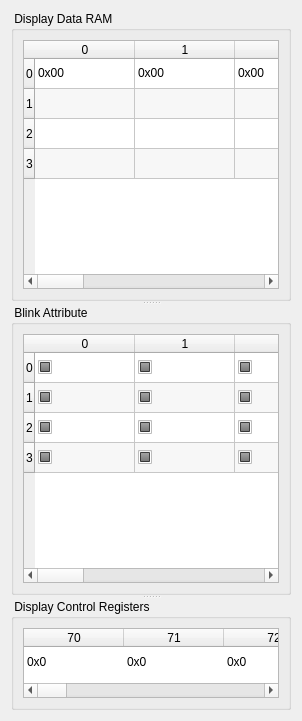
        <widget class="QWidget" name="displayTab">
         <attribute name="title">
          <string>Display</string>
         </attribute>
         <layout class="QGridLayout" name="gridLayout_3">
          <item row="0" column="0">
           <widget class="QSplitter" name="displaySplitter">
            <property name="orientation">
             <enum>Qt::Vertical</enum>
            </property>
            <widget class="QGroupBox" name="groupBox_4">
             <property name="sizePolicy">
              <sizepolicy hsizetype="Preferred" vsizetype="Expanding">
               <horstretch>0</horstretch>
               <verstretch>8</verstretch>
              </sizepolicy>
             </property>
             <property name="title">
              <string> Display Data RAM </string>
             </property>
             <layout class="QVBoxLayout" name="verticalLayout">
              <item>
               <widget class="QTableWidget" name="dispDataTable">
                <property name="alternatingRowColors">
                 <bool>true</bool>
                </property>
                <property name="selectionMode">
                 <enum>QAbstractItemView::NoSelection</enum>
                </property>
                <attribute name="horizontalHeaderMinimumSectionSize">
                 <number>0</number>
                </attribute>
                <attribute name="verticalHeaderMinimumSectionSize">
                 <number>0</number>
                </attribute>
                <row>
                 <property name="text">
                  <string>0</string>
                 </property>
                </row>
                <row>
                 <property name="text">
                  <string>1</string>
                 </property>
                </row>
                <row>
                 <property name="text">
                  <string>2</string>
                 </property>
                </row>
                <row>
                 <property name="text">
                  <string>3</string>
                 </property>
                </row>
                <column>
                 <property name="text">
                  <string>0</string>
                 </property>
                </column>
                <column>
                 <property name="text">
                  <string>1</string>
                 </property>
                </column>
                <column>
                 <property name="text">
                  <string>2</string>
                 </property>
                </column>
                <column>
                 <property name="text">
                  <string>3</string>
                 </property>
                </column>
                <column>
                 <property name="text">
                  <string>4</string>
                 </property>
                </column>
                <column>
                 <property name="text">
                  <string>5</string>
                 </property>
                </column>
                <column>
                 <property name="text">
                  <string>6</string>
                 </property>
                </column>
                <column>
                 <property name="text">
                  <string>7</string>
                 </property>
                </column>
                <column>
                 <property name="text">
                  <string>8</string>
                 </property>
                </column>
                <column>
                 <property name="text">
                  <string>9</string>
                 </property>
                </column>
                <item row="0" column="0">
                 <property name="text">
                  <string>0x00</string>
                 </property>
                </item>
                <item row="0" column="1">
                 <property name="text">
                  <string>0x00</string>
                 </property>
                </item>
                <item row="0" column="2">
                 <property name="text">
                  <string>0x00</string>
                 </property>
                </item>
                <item row="0" column="3">
                 <property name="text">
                  <string>0x00</string>
                 </property>
                </item>
                <item row="0" column="4">
                 <property name="text">
                  <string>0x00</string>
                 </property>
                </item>
                <item row="0" column="5">
                 <property name="text">
                  <string>0x00</string>
                 </property>
                </item>
                <item row="0" column="6">
                 <property name="text">
                  <string>0x00</string>
                 </property>
                </item>
                <item row="0" column="7">
                 <property name="text">
                  <string>0x00</string>
                 </property>
                </item>
                <item row="0" column="8">
                 <property name="text">
                  <string>0x00</string>
                 </property>
                </item>
                <item row="0" column="9">
                 <property name="text">
                  <string>0x00</string>
                 </property>
                </item>
                <item row="1" column="0">
                 <property name="text">
                  <string/>
                 </property>
                </item>
                <item row="1" column="1">
                 <property name="text">
                  <string/>
                 </property>
                </item>
                <item row="1" column="2">
                 <property name="text">
                  <string/>
                 </property>
                </item>
                <item row="1" column="3">
                 <property name="text">
                  <string/>
                 </property>
                </item>
                <item row="1" column="4">
                 <property name="text">
                  <string/>
                 </property>
                </item>
                <item row="1" column="5">
                 <property name="text">
                  <string/>
                 </property>
                </item>
                <item row="1" column="6">
                 <property name="text">
                  <string/>
                 </property>
                </item>
                <item row="1" column="7">
                 <property name="text">
                  <string/>
                 </property>
                </item>
                <item row="1" column="8">
                 <property name="text">
                  <string/>
                 </property>
                </item>
                <item row="1" column="9">
                 <property name="text">
                  <string/>
                 </property>
                </item>
                <item row="2" column="0">
                 <property name="text">
                  <string/>
                 </property>
                </item>
                <item row="2" column="1">
                 <property name="text">
                  <string/>
                 </property>
                </item>
                <item row="2" column="2">
                 <property name="text">
                  <string/>
                 </property>
                </item>
                <item row="2" column="3">
                 <property name="text">
                  <string/>
                 </property>
                </item>
                <item row="2" column="4">
                 <property name="text">
                  <string/>
                 </property>
                </item>
                <item row="2" column="5">
                 <property name="text">
                  <string/>
                 </property>
                </item>
                <item row="2" column="6">
                 <property name="text">
                  <string/>
                 </property>
                </item>
                <item row="2" column="7">
                 <property name="text">
                  <string/>
                 </property>
                </item>
                <item row="2" column="8">
                 <property name="text">
                  <string/>
                 </property>
                </item>
                <item row="2" column="9">
                 <property name="text">
                  <string/>
                 </property>
                </item>
                <item row="3" column="0">
                 <property name="text">
                  <string/>
                 </property>
                </item>
                <item row="3" column="1">
                 <property name="text">
                  <string/>
                 </property>
                </item>
                <item row="3" column="2">
                 <property name="text">
                  <string/>
                 </property>
                </item>
                <item row="3" column="3">
                 <property name="text">
                  <string/>
                 </property>
                </item>
                <item row="3" column="4">
                 <property name="text">
                  <string/>
                 </property>
                </item>
                <item row="3" column="5">
                 <property name="text">
                  <string/>
                 </property>
                </item>
                <item row="3" column="6">
                 <property name="text">
                  <string/>
                 </property>
                </item>
                <item row="3" column="7">
                 <property name="text">
                  <string/>
                 </property>
                </item>
                <item row="3" column="8">
                 <property name="text">
                  <string/>
                 </property>
                </item>
                <item row="3" column="9">
                 <property name="text">
                  <string/>
                 </property>
                </item>
               </widget>
              </item>
             </layout>
            </widget>
            <widget class="QGroupBox" name="groupBox_5">
             <property name="sizePolicy">
              <sizepolicy hsizetype="Preferred" vsizetype="Expanding">
               <horstretch>0</horstretch>
               <verstretch>8</verstretch>
              </sizepolicy>
             </property>
             <property name="title">
              <string> Blink Attribute </string>
             </property>
             <layout class="QVBoxLayout" name="verticalLayout_2">
              <item>
               <widget class="QTableWidget" name="dispBlinkTable">
                <property name="focusPolicy">
                 <enum>Qt::NoFocus</enum>
                </property>
                <property name="editTriggers">
                 <set>QAbstractItemView::NoEditTriggers</set>
                </property>
                <property name="alternatingRowColors">
                 <bool>true</bool>
                </property>
                <property name="selectionMode">
                 <enum>QAbstractItemView::NoSelection</enum>
                </property>
                <attribute name="horizontalHeaderMinimumSectionSize">
                 <number>0</number>
                </attribute>
                <attribute name="horizontalHeaderStretchLastSection">
                 <bool>false</bool>
                </attribute>
                <row>
                 <property name="text">
                  <string>0</string>
                 </property>
                </row>
                <row>
                 <property name="text">
                  <string>1</string>
                 </property>
                </row>
                <row>
                 <property name="text">
                  <string>2</string>
                 </property>
                </row>
                <row>
                 <property name="text">
                  <string>3</string>
                 </property>
                </row>
                <column>
                 <property name="text">
                  <string>0</string>
                 </property>
                </column>
                <column>
                 <property name="text">
                  <string>1</string>
                 </property>
                </column>
                <column>
                 <property name="text">
                  <string>2</string>
                 </property>
                </column>
                <column>
                 <property name="text">
                  <string>3</string>
                 </property>
                </column>
                <column>
                 <property name="text">
                  <string>4</string>
                 </property>
                </column>
                <column>
                 <property name="text">
                  <string>5</string>
                 </property>
                </column>
                <column>
                 <property name="text">
                  <string>6</string>
                 </property>
                </column>
                <column>
                 <property name="text">
                  <string>7</string>
                 </property>
                </column>
                <column>
                 <property name="text">
                  <string>8</string>
                 </property>
                </column>
                <column>
                 <property name="text">
                  <string>9</string>
                 </property>
                </column>
                <item row="0" column="0">
                 <property name="text">
                  <string/>
                 </property>
                 <property name="checkState">
                  <enum>PartiallyChecked</enum>
                 </property>
                </item>
                <item row="0" column="1">
                 <property name="text">
                  <string/>
                 </property>
                 <property name="checkState">
                  <enum>PartiallyChecked</enum>
                 </property>
                </item>
                <item row="0" column="2">
                 <property name="text">
                  <string/>
                 </property>
                 <property name="checkState">
                  <enum>PartiallyChecked</enum>
                 </property>
                </item>
                <item row="0" column="3">
                 <property name="text">
                  <string/>
                 </property>
                 <property name="checkState">
                  <enum>PartiallyChecked</enum>
                 </property>
                </item>
                <item row="0" column="4">
                 <property name="text">
                  <string/>
                 </property>
                 <property name="checkState">
                  <enum>PartiallyChecked</enum>
                 </property>
                </item>
                <item row="0" column="5">
                 <property name="text">
                  <string/>
                 </property>
                 <property name="checkState">
                  <enum>PartiallyChecked</enum>
                 </property>
                </item>
                <item row="0" column="6">
                 <property name="text">
                  <string/>
                 </property>
                 <property name="checkState">
                  <enum>PartiallyChecked</enum>
                 </property>
                </item>
                <item row="0" column="7">
                 <property name="text">
                  <string/>
                 </property>
                 <property name="checkState">
                  <enum>PartiallyChecked</enum>
                 </property>
                </item>
                <item row="0" column="8">
                 <property name="text">
                  <string/>
                 </property>
                 <property name="checkState">
                  <enum>PartiallyChecked</enum>
                 </property>
                </item>
                <item row="0" column="9">
                 <property name="text">
                  <string/>
                 </property>
                 <property name="checkState">
                  <enum>PartiallyChecked</enum>
                 </property>
                </item>
                <item row="1" column="0">
                 <property name="text">
                  <string/>
                 </property>
                 <property name="checkState">
                  <enum>PartiallyChecked</enum>
                 </property>
                </item>
                <item row="1" column="1">
                 <property name="text">
                  <string/>
                 </property>
                 <property name="checkState">
                  <enum>PartiallyChecked</enum>
                 </property>
                </item>
                <item row="1" column="2">
                 <property name="text">
                  <string/>
                 </property>
                 <property name="checkState">
                  <enum>PartiallyChecked</enum>
                 </property>
                </item>
                <item row="1" column="3">
                 <property name="text">
                  <string/>
                 </property>
                 <property name="checkState">
                  <enum>PartiallyChecked</enum>
                 </property>
                </item>
                <item row="1" column="4">
                 <property name="text">
                  <string/>
                 </property>
                 <property name="checkState">
                  <enum>PartiallyChecked</enum>
                 </property>
                </item>
                <item row="1" column="5">
                 <property name="text">
                  <string/>
                 </property>
                 <property name="checkState">
                  <enum>PartiallyChecked</enum>
                 </property>
                </item>
                <item row="1" column="6">
                 <property name="text">
                  <string/>
                 </property>
                 <property name="checkState">
                  <enum>PartiallyChecked</enum>
                 </property>
                </item>
                <item row="1" column="7">
                 <property name="text">
                  <string/>
                 </property>
                 <property name="checkState">
                  <enum>PartiallyChecked</enum>
                 </property>
                </item>
                <item row="1" column="8">
                 <property name="text">
                  <string/>
                 </property>
                 <property name="checkState">
                  <enum>PartiallyChecked</enum>
                 </property>
                </item>
                <item row="1" column="9">
                 <property name="text">
                  <string/>
                 </property>
                 <property name="checkState">
                  <enum>PartiallyChecked</enum>
                 </property>
                </item>
                <item row="2" column="0">
                 <property name="text">
                  <string/>
                 </property>
                 <property name="checkState">
                  <enum>PartiallyChecked</enum>
                 </property>
                </item>
                <item row="2" column="1">
                 <property name="text">
                  <string/>
                 </property>
                 <property name="checkState">
                  <enum>PartiallyChecked</enum>
                 </property>
                </item>
                <item row="2" column="2">
                 <property name="text">
                  <string/>
                 </property>
                 <property name="checkState">
                  <enum>PartiallyChecked</enum>
                 </property>
                </item>
                <item row="2" column="3">
                 <property name="text">
                  <string/>
                 </property>
                 <property name="checkState">
                  <enum>PartiallyChecked</enum>
                 </property>
                </item>
                <item row="2" column="4">
                 <property name="text">
                  <string/>
                 </property>
                 <property name="checkState">
                  <enum>PartiallyChecked</enum>
                 </property>
                </item>
                <item row="2" column="5">
                 <property name="text">
                  <string/>
                 </property>
                 <property name="checkState">
                  <enum>PartiallyChecked</enum>
                 </property>
                </item>
                <item row="2" column="6">
                 <property name="text">
                  <string/>
                 </property>
                 <property name="checkState">
                  <enum>PartiallyChecked</enum>
                 </property>
                </item>
                <item row="2" column="7">
                 <property name="text">
                  <string/>
                 </property>
                 <property name="checkState">
                  <enum>PartiallyChecked</enum>
                 </property>
                </item>
                <item row="2" column="8">
                 <property name="text">
                  <string/>
                 </property>
                 <property name="checkState">
                  <enum>PartiallyChecked</enum>
                 </property>
                </item>
                <item row="2" column="9">
                 <property name="text">
                  <string/>
                 </property>
                 <property name="checkState">
                  <enum>PartiallyChecked</enum>
                 </property>
                </item>
                <item row="3" column="0">
                 <property name="text">
                  <string/>
                 </property>
                 <property name="checkState">
                  <enum>PartiallyChecked</enum>
                 </property>
                </item>
                <item row="3" column="1">
                 <property name="text">
                  <string/>
                 </property>
                 <property name="checkState">
                  <enum>PartiallyChecked</enum>
                 </property>
                </item>
                <item row="3" column="2">
                 <property name="text">
                  <string/>
                 </property>
                 <property name="checkState">
                  <enum>PartiallyChecked</enum>
                 </property>
                </item>
                <item row="3" column="3">
                 <property name="text">
                  <string/>
                 </property>
                 <property name="checkState">
                  <enum>PartiallyChecked</enum>
                 </property>
                </item>
                <item row="3" column="4">
                 <property name="text">
                  <string/>
                 </property>
                 <property name="checkState">
                  <enum>PartiallyChecked</enum>
                 </property>
                </item>
                <item row="3" column="5">
                 <property name="text">
                  <string/>
                 </property>
                 <property name="checkState">
                  <enum>PartiallyChecked</enum>
                 </property>
                </item>
                <item row="3" column="6">
                 <property name="text">
                  <string/>
                 </property>
                 <property name="checkState">
                  <enum>PartiallyChecked</enum>
                 </property>
                </item>
                <item row="3" column="7">
                 <property name="text">
                  <string/>
                 </property>
                 <property name="checkState">
                  <enum>PartiallyChecked</enum>
                 </property>
                </item>
                <item row="3" column="8">
                 <property name="text">
                  <string/>
                 </property>
                 <property name="checkState">
                  <enum>PartiallyChecked</enum>
                 </property>
                </item>
                <item row="3" column="9">
                 <property name="text">
                  <string/>
                 </property>
                 <property name="checkState">
                  <enum>PartiallyChecked</enum>
                 </property>
                </item>
               </widget>
              </item>
             </layout>
            </widget>
            <widget class="QGroupBox" name="groupBox_6">
             <property name="sizePolicy">
              <sizepolicy hsizetype="Preferred" vsizetype="Expanding">
               <horstretch>0</horstretch>
               <verstretch>1</verstretch>
              </sizepolicy>
             </property>
             <property name="title">
              <string> Display Control Registers </string>
             </property>
             <layout class="QVBoxLayout" name="verticalLayout_5">
              <item>
               <widget class="QTableWidget" name="dispCtrlTable">
                <property name="alternatingRowColors">
                 <bool>true</bool>
                </property>
                <property name="selectionMode">
                 <enum>QAbstractItemView::NoSelection</enum>
                </property>
                <property name="showGrid">
                 <bool>false</bool>
                </property>
                <attribute name="horizontalHeaderMinimumSectionSize">
                 <number>0</number>
                </attribute>
                <attribute name="horizontalHeaderStretchLastSection">
                 <bool>false</bool>
                </attribute>
                <attribute name="verticalHeaderVisible">
                 <bool>false</bool>
                </attribute>
                <row>
                 <property name="text">
                  <string/>
                 </property>
                </row>
                <column>
                 <property name="text">
                  <string>70</string>
                 </property>
                 <property name="toolTip">
                  <string>&lt;b&gt;Display configuration&lt;/b&gt; (top half)&lt;ul&gt;&lt;li&gt;0x0: normal&lt;/li&gt;&lt;li&gt;0x1: horizontal reflection&lt;/li&gt;&lt;li&gt;0x2: horizontal and vertical reflection&lt;/li&gt;&lt;li&gt;0x3: horizontal and vertical reflection&lt;/li&gt;&lt;ul&gt;</string>
                 </property>
                </column>
                <column>
                 <property name="text">
                  <string>71</string>
                 </property>
                 <property name="toolTip">
                  <string>&lt;b&gt;Display configuration&lt;/b&gt; (bottom half)&lt;ul&gt;&lt;li&gt;0x0:  horizontal and vertical reflection&lt;/li&gt;&lt;li&gt;0x1: vertical reflection&lt;/li&gt;&lt;li&gt;0x2: normal&lt;/li&gt;&lt;li&gt;0x3: normal&lt;/li&gt;&lt;ul&gt;</string>
                 </property>
                </column>
                <column>
                 <property name="text">
                  <string>72</string>
                 </property>
                 <property name="toolTip">
                  <string>?</string>
                 </property>
                </column>
                <column>
                 <property name="text">
                  <string>73</string>
                 </property>
                 <property name="toolTip">
                  <string>?</string>
                 </property>
                </column>
                <column>
                 <property name="text">
                  <string>74</string>
                 </property>
                 <property name="toolTip">
                  <string>&lt;b&gt;Display Refresh Control&lt;/b&gt; (Scanning pointer autoincrement on/off), 1 bit.
&lt;ul&gt;
&lt;li&gt;0x0: enable&lt;/li&gt;
&lt;li&gt;0x1: disable&lt;/li&gt;
&lt;ul&gt;</string>
                 </property>
                </column>
                <column>
                 <property name="text">
                  <string>75</string>
                 </property>
                 <property name="toolTip">
                  <string>&lt;b&gt;Blink Mode&lt;/b&gt;, 1 bit.
&lt;ul&gt;
&lt;li&gt;0x0: Blink to white&lt;/li&gt;
&lt;li&gt;0x1: Blink to black&lt;/li&gt;
&lt;/ul&gt;</string>
                 </property>
                </column>
                <column>
                 <property name="text">
                  <string>76</string>
                 </property>
                 <property name="toolTip">
                  <string>&lt;b&gt;Display Test&lt;/b&gt;, 1 bit.
&lt;ul&gt;
&lt;li&gt;0x0: Normal mode&lt;/li&gt;
&lt;li&gt;0x1: Test Mode (full screen 0xFF)&lt;/li&gt;
&lt;/ul&gt;</string>
                 </property>
                </column>
                <column>
                 <property name="text">
                  <string>77</string>
                 </property>
                 <property name="toolTip">
                  <string>&lt;b&gt;Draw Mode&lt;/b&gt;, 1 bit.
&lt;ul&gt;
&lt;li&gt;0x0: Character mode&lt;/li&gt;
&lt;li&gt;0x1: Direct mode&lt;/li&gt;
&lt;/ul&gt;</string>
                 </property>
                </column>
                <column>
                 <property name="text">
                  <string>78</string>
                 </property>
                 <property name="toolTip">
                  <string>&lt;b&gt;Auto Display Refresh Control&lt;/b&gt;, 1 bit.
&lt;ul&gt;
&lt;li&gt;0x0: Disable&lt;/li&gt;
&lt;li&gt;0x1: Enable (4 FPS)&lt;/li&gt;
&lt;/ul&gt;</string>
                 </property>
                </column>
                <column>
                 <property name="text">
                  <string>79</string>
                 </property>
                 <property name="toolTip">
                  <string>&lt;b&gt;Contrast increase&lt;/b&gt;, any value.</string>
                 </property>
                </column>
                <column>
                 <property name="text">
                  <string>7A</string>
                 </property>
                 <property name="toolTip">
                  <string>&lt;b&gt;Contrast decrease&lt;/b&gt;, any value.</string>
                 </property>
                </column>
                <column>
                 <property name="text">
                  <string>7B</string>
                 </property>
                 <property name="toolTip">
                  <string>&lt;b&gt;Clear control registers&lt;/b&gt;, any value.</string>
                 </property>
                </column>
                <column>
                 <property name="text">
                  <string>7C</string>
                 </property>
                 <property name="toolTip">
                  <string>&lt;b&gt;Force display refresh after the current one ends&lt;/b&gt; (Reset scanning pointer after reaching 1024), any value.</string>
                 </property>
                </column>
                <column>
                 <property name="text">
                  <string>7D</string>
                 </property>
                 <property name="toolTip">
                  <string>&lt;b&gt;Clear display&lt;/b&gt;, any value</string>
                 </property>
                </column>
                <column>
                 <property name="text">
                  <string>7E</string>
                 </property>
                 <property name="toolTip">
                  <string>&lt;b&gt;Clear blink attributes&lt;/b&gt;, any value</string>
                 </property>
                </column>
                <column>
                 <property name="text">
                  <string>7F</string>
                 </property>
                 <property name="toolTip">
                  <string>&lt;b&gt;Force display refresh&lt;/b&gt; (Reset scanning pointer immediately), any value</string>
                 </property>
                </column>
                <item row="0" column="0">
                 <property name="text">
                  <string>0x0</string>
                 </property>
                </item>
                <item row="0" column="1">
                 <property name="text">
                  <string>0x0</string>
                 </property>
                </item>
                <item row="0" column="2">
                 <property name="text">
                  <string>0x0</string>
                 </property>
                </item>
                <item row="0" column="3">
                 <property name="text">
                  <string>0x0</string>
                 </property>
                </item>
                <item row="0" column="4">
                 <property name="text">
                  <string>0x0</string>
                 </property>
                </item>
                <item row="0" column="5">
                 <property name="text">
                  <string>0x0</string>
                 </property>
                </item>
                <item row="0" column="6">
                 <property name="text">
                  <string>0x0</string>
                 </property>
                </item>
                <item row="0" column="7">
                 <property name="text">
                  <string>0x0</string>
                 </property>
                </item>
                <item row="0" column="8">
                 <property name="text">
                  <string>0x0</string>
                 </property>
                </item>
                <item row="0" column="9">
                 <property name="text">
                  <string>0x0</string>
                 </property>
                </item>
                <item row="0" column="10">
                 <property name="text">
                  <string>0x0</string>
                 </property>
                </item>
                <item row="0" column="11">
                 <property name="text">
                  <string>0x0</string>
                 </property>
                </item>
                <item row="0" column="12">
                 <property name="text">
                  <string>0x0</string>
                 </property>
                </item>
                <item row="0" column="13">
                 <property name="text">
                  <string>0x0</string>
                 </property>
                </item>
                <item row="0" column="14">
                 <property name="text">
                  <string>0x0</string>
                 </property>
                </item>
                <item row="0" column="15">
                 <property name="text">
                  <string>0x0</string>
                 </property>
                </item>
               </widget>
              </item>
             </layout>
            </widget>
           </widget>
          </item>
         </layout>
        </widget>
